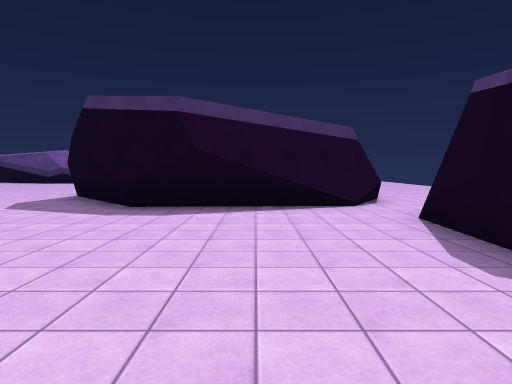
View 1 (above)

21 first-person views from a walk through a scene from a Unity 3-D project. The camera is 1.5 m above the floor, tilts 4° down and sees 75° across. The floor is counted in squares, 2 m on a side. Each view is taken from the middle of a square. On the plan, view 1 faces up. The plan holds only what a view shows up to about 11 squares ahead; the rest is blank. The place goes on beyond the plan. Some animated figures are not drawn. Surface patterns are stand-ins for the level's own textures.

View 2
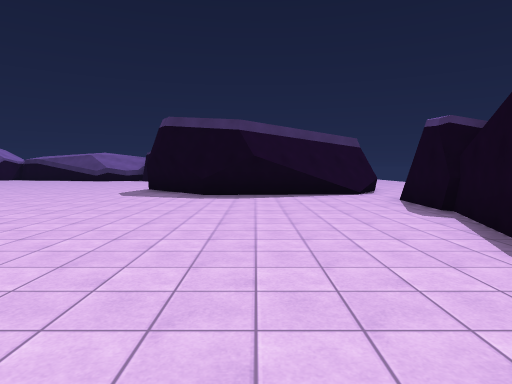

View 3
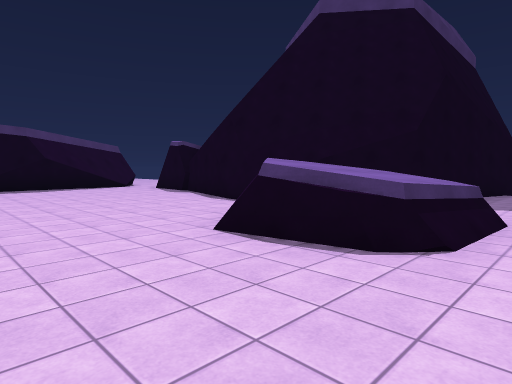

View 4
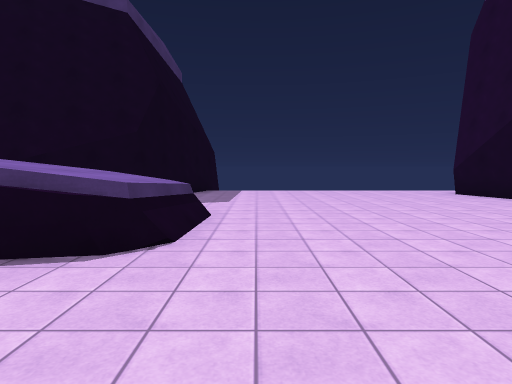

View 5
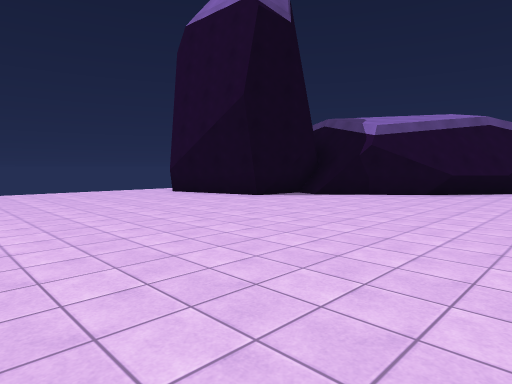

View 6
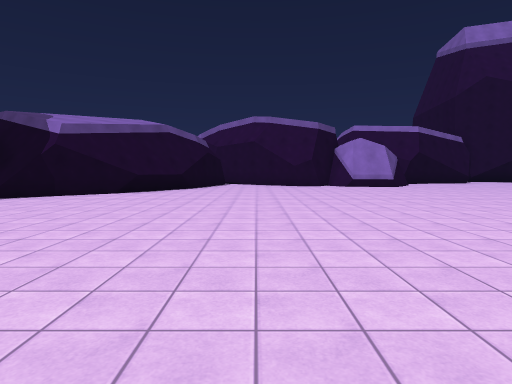

View 7
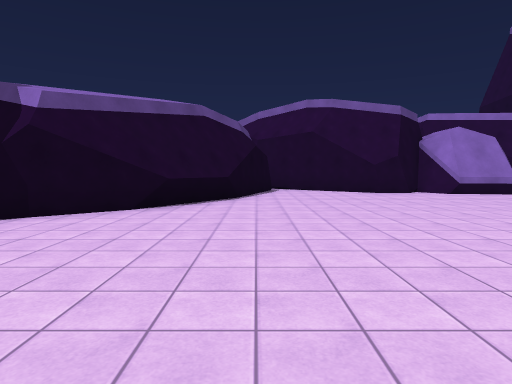

View 8
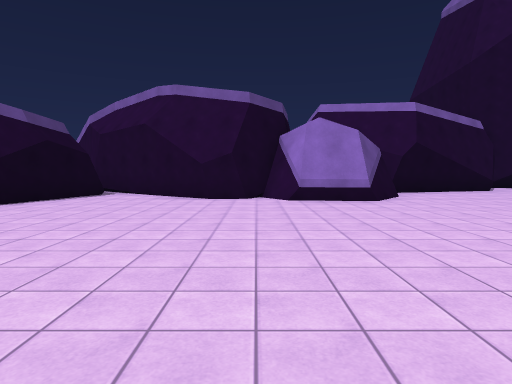

View 9
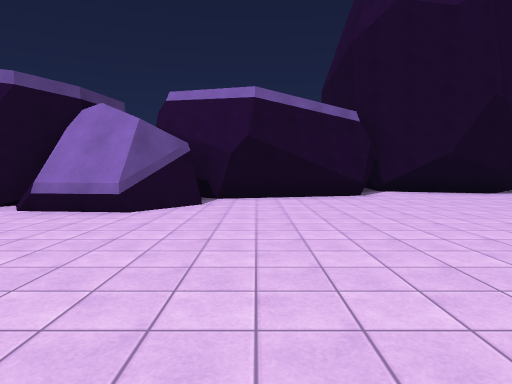

View 10
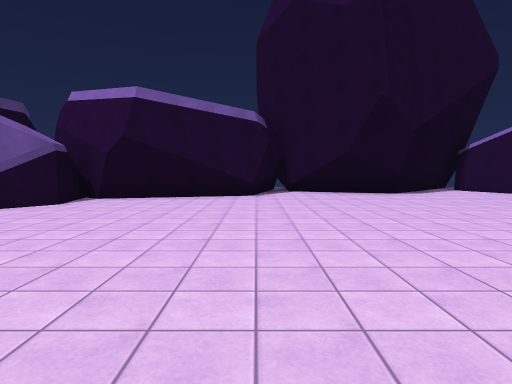

View 11
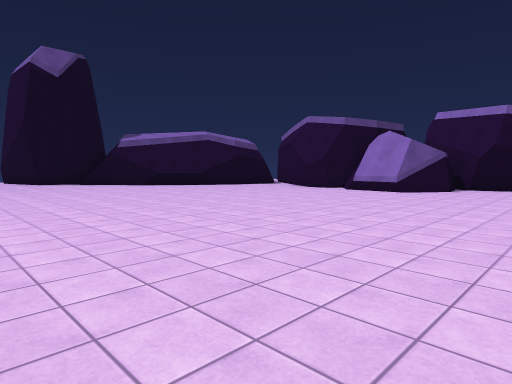

View 12
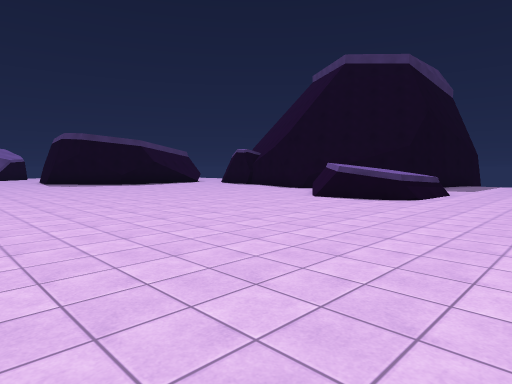

View 13
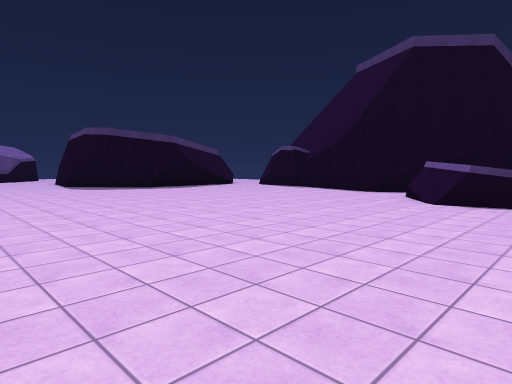

View 14
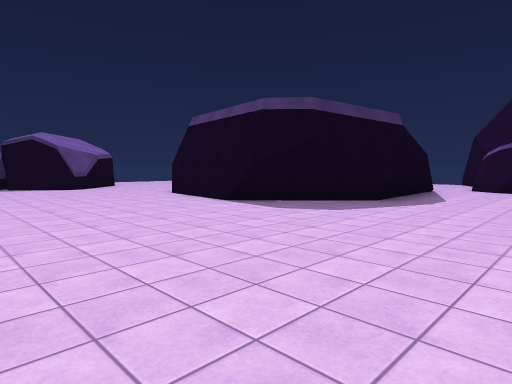

View 15
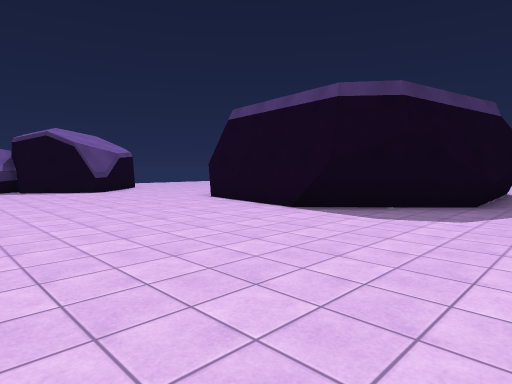

View 16
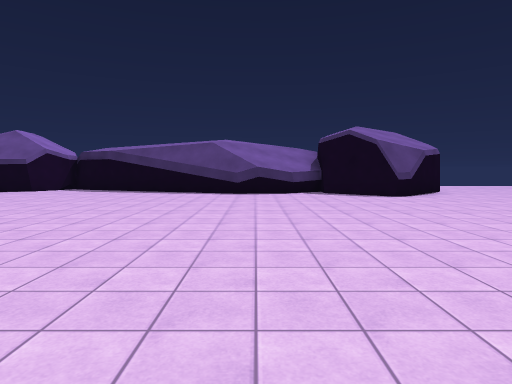

View 17
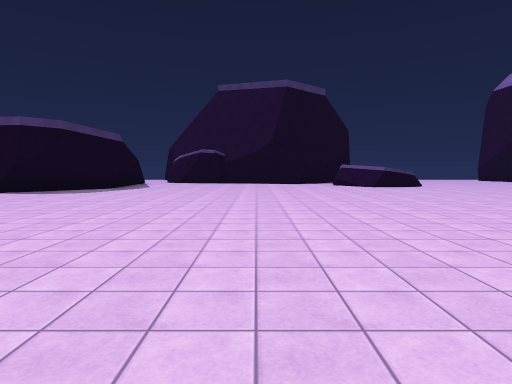

View 18
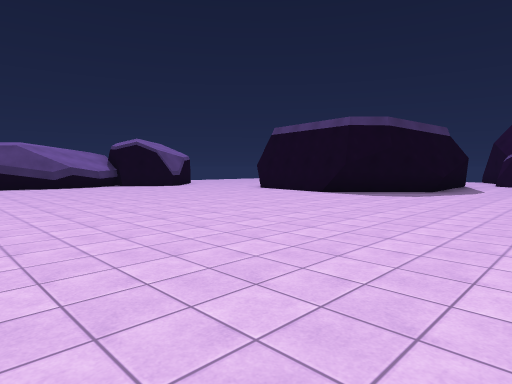

View 19
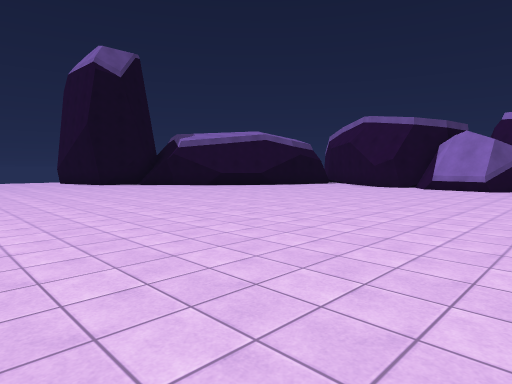

View 20
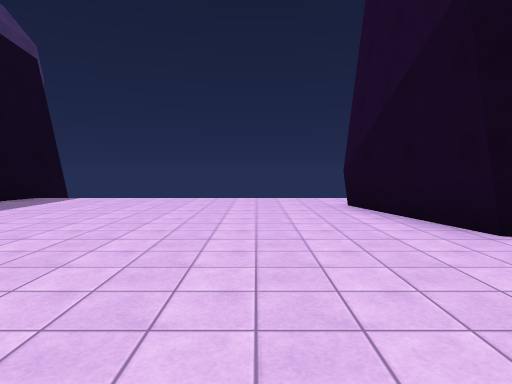

View 21
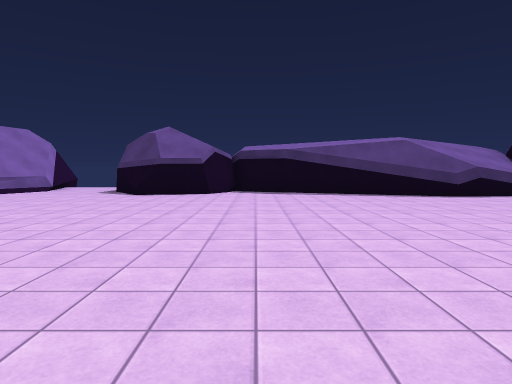

### Floor plan
Points are (right, up) in squares from view 1. A wall is a line through its corners. A room is listed if a view was taken in it or the views show most of it. See-through windows are left out.
Room 1 (views 1, 2, 3, 4, 5, 6, 7, 8, 9, 10, 11, 12, 13, 14, 15, 16, 17, 18, 19, 20, 21)
walls: (-1.1, -5.5) (-1.4, -4); (1.5, -5.9) (-0.7, -5.8) (-1.3, -4.2) (0.2, -2.7); (1.5, -0.5) (2.5, 2.7); (2.2, -2.2) (1.6, -1); (-1.6, 6) (-3.1, 6.6); (-4.8, 8.3) (-4.6, 9.6); (2.3, 2.7) (2.5, 4.6) (3.1, 5.5); (-4.5, 10.1) (-4.2, 12.8); (1.2, 6.3) (-2.5, 6.1) (-4.9, 8.7); (0.9, -15.6) (2.3, -16); (-1.3, -17.5) (1.3, -15.5); (2.3, -14.8) (2.7, -13.6) (5.9, -12.8); (2, 7.2) (-0.3, 6); (-10.7, -20.9) (-9.1, -21.1) (-8.4, -22.1) (-7.6, -21.3) (-6.7, -21.3) (-2.7, -24); (-9, -20.9) (-8.2, -22); (2.3, -15.8) (2.4, -14.1); (-2.7, -19.5) (-0.8, -16.9); (2.9, 7.6) (0.5, 6.2); (-11.7, -22.1) (-10.6, -20.7) (-9.1, -20.9) (-8.8, -21.6); (-11.5, -22.2) (-10.9, -21.4); (8.5, -5.6) (3.9, -4.3) (1.6, -1.4) (1.5, 0.1); (-11.5, -23.6) (-11.7, -22.4); (-3.6, -22.8) (-2.3, -19); (-5.7, 16.2) (-6.2, 16); (-5.5, 16.4) (-6.2, 16.3); (-5.3, 16.6) (-6, 16.1) (-7.6, 17.4); (-16.5, -24.9) (-15.9, -24.2) (-12.2, -23.2) (-11.1, -24.1); (-7.8, 17.9) (-8.9, 17.2) (-10.5, 17) (-16.3, 19); (-20.2, -24.7) (-17.2, -25.6); (-19, 17.7) (-20.5, 18.6); (-19.5, 17.6) (-20.5, 18.8); (-16.7, 19.1) (-17.5, 18.1) (-19.3, 17.7); (-21.5, -26) (-20.1, -24.6) (-19.6, -24.7) (-18.2, -25.1) (-16.6, -26.2) (-16.2, -24.5) (-14.6, -23.7)
low walls: (-1.4, -4) (0, -2.6); (1.5, -6.2) (-0.5, -6.1); (1.3, -15.5) (2.3, -15.8); (2.5, 7.1) (1.3, 6.4); (-6.7, 16.4) (-7.5, 17); (-19.3, 17.7) (-19.9, 18)
ways out: opening at (-4.3, 15); opening at (3, 6); opening at (7, -12)

Positions as (right, up) in squares from view 1, and headings:
1: (0, 0), facing up
2: (-1, -3), facing up
3: (-4, -7), facing up-right
4: (-4, -7), facing right
5: (-4, -7), facing down-right
6: (-5, -7), facing down
7: (-3, -11), facing down
8: (-8, -13), facing down
9: (-13, -15), facing down
10: (-16, -15), facing down
11: (-15, -10), facing down-right
12: (-9, -9), facing up-right
13: (-9, -6), facing up-right
14: (-10, 3), facing up-right
15: (-10, 5), facing up-right
16: (-10, 7), facing up
17: (-15, 1), facing right
18: (-14, 3), facing up-right
19: (-13, -8), facing down-right
20: (-1, -11), facing right
21: (-16, 8), facing up
